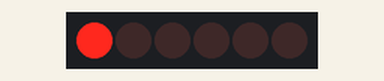
Bench run of a sketch on a simulated Arduino Uno, built with avr-gcc and run on an emulated ATmega328P. Shown: 6×1 LED matrix. Wiring (inferred from the names in the program): charlieplexed LEDs: lines pin 5, pin 6, pin 7.

Above: at 0.1 s.
At 0.51 s:
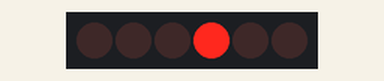
At 0.91 s:
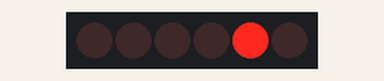

The sketch:

charlieplexing.ino
```cpp
/**************************************/
/* Charlieplexing 6 LEDs with 3 Pins  */
/*                                    */
/* Code written by William Hart, 2011 */
/* http://www.williamhart.info        */
/*                                    */
/* Uses 3 pins to power a network of  */
/* 6 LEDs using the charlieplexing    */
/* technique.                         */
/**************************************/

#define LED_A 5
#define LED_B 6
#define LED_C 7

void setup()
{
  // first set all pins to input, or high impedance
  // (not strictly necessary as all pins are inputs by default)
  pinMode(LED_A, INPUT);
  pinMode(LED_B, INPUT);
  pinMode(LED_C, INPUT);
}

void loop()
{
  // run through a sample loop, lighting each LED

  // in turn and holding for half a second.
  set_pins(LED_A, LED_B);
  delay(100);

  set_pins(LED_B, LED_A);
  delay(100);

  set_pins(LED_C, LED_A);
  delay(100);

  set_pins(LED_A, LED_C);
  delay(100);

  set_pins(LED_B, LED_C);
  delay(100);

  set_pins(LED_C, LED_B);
  delay(100);
}

void set_pins(int high_pin, int low_pin)
{
  // reset all the pins
  reset_pins();

  // set the high and low pins to output
  pinMode(high_pin, OUTPUT);
  pinMode(low_pin, OUTPUT);

  // set high pin to logic high, low to logic low
  digitalWrite(high_pin, HIGH);
  digitalWrite(low_pin,LOW);
}

void reset_pins()
{
  // start by ensuring all pins are at input and low
  pinMode(LED_A, INPUT);
  pinMode(LED_B, INPUT);
  pinMode(LED_C, INPUT);

  digitalWrite(LED_A, LOW);
  digitalWrite(LED_B, LOW);
  digitalWrite(LED_C, LOW);
}
```

Measured:
- by itself, everything shown: repeats every 0.60 s, in 6 steps
